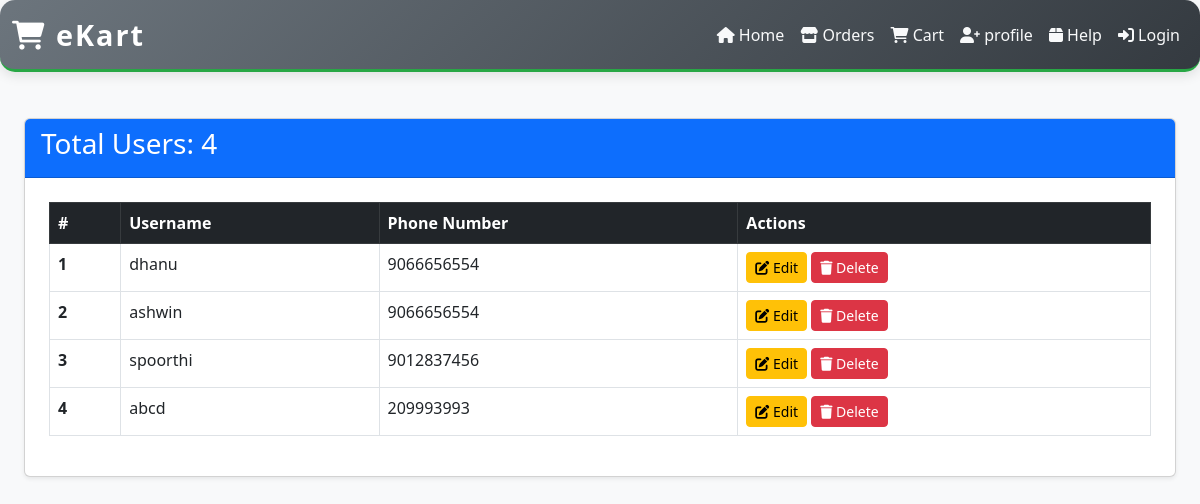
/user-view-admin/, run on the app's committed database.
### apps/registration/models.py (models this page shows, shortened)
class Profile(models.Model):
    user = models.OneToOneField(User,on_delete=models.CASCADE,related_name='Profile')
    p_number = models.CharField(max_length=10,null=True,blank=True)

### apps/registration/views.py (the view, shortened to what this page needs)
# urls.py: path('user-view-admin/',TotalUser.as_view(),name='TotalUser'),
class TotalUser(View):
    def get(self,request,*args, **kwargs):
        data = Profile.objects.all()
        return render(request,'userview.html',context={'profiles':data})

### apps/registration/templates/userview.html (shortened to what this page needs)
{% extends "base.html" %}
{% block content %}
<div class="container mt-5">
    <div class="card shadow-sm">
        <div class="card-header bg-primary text-white">
            <h3 class="card-title">Total Users: {{ profiles.count }}</h3>
        </div>
        <div class="card-body p-4">
            <table class="table table-hover table-bordered">
                <thead class="table-dark">
                    <tr>
                        <th scope="col">#</th>
                        <th scope="col">Username</th>
                        <th scope="col">Phone Number</th>
                        <th scope="col">Actions</th>
                    </tr>
                </thead>
                <tbody>
                    {% for profile in profiles %}
                    <tr>
                        <th scope="row">{{ forloop.counter }}</th>
                        <td>{{ profile.user.username }}</td>
                        <td>{{ profile.p_number|default:"N/A" }}</td>
                        <td>
                            <a href="{% url 'usermodi' profile.id %}" class="btn btn-warning btn-sm">
                                <i class="fas fa-edit"></i> Edit
                            </a>
                            <form method="POST" action="{% url 'TotalUserdelete' profile.id %}" style="display:inline;">
                                <button type="submit" class="btn btn-danger btn-sm" onclick="return confirm('Are you sure you want to delete this user?');">
                                    <i class="fas fa-trash"></i> Delete
                                </button>
                            </form>
                        </td>
                    </tr>
                    {% endfor %}
                </tbody>
            </table>
        </div>
    </div>
</div>
{% endblock content %}

### templates/base.html (style rules this page uses)
body { background-color: #f8f9fa; padding-top: 70px; }
.container { max-width: 1200px; }

### data on the page
Profile: user.username "dhanu", p_number "9066656554"
Profile: user.username "ashwin", p_number "9066656554"
Profile: user.username "spoorthi", p_number "9012837456"
Profile: user.username "abcd", p_number "209993993"

### other printed values
{{ profiles.count }} "4"
